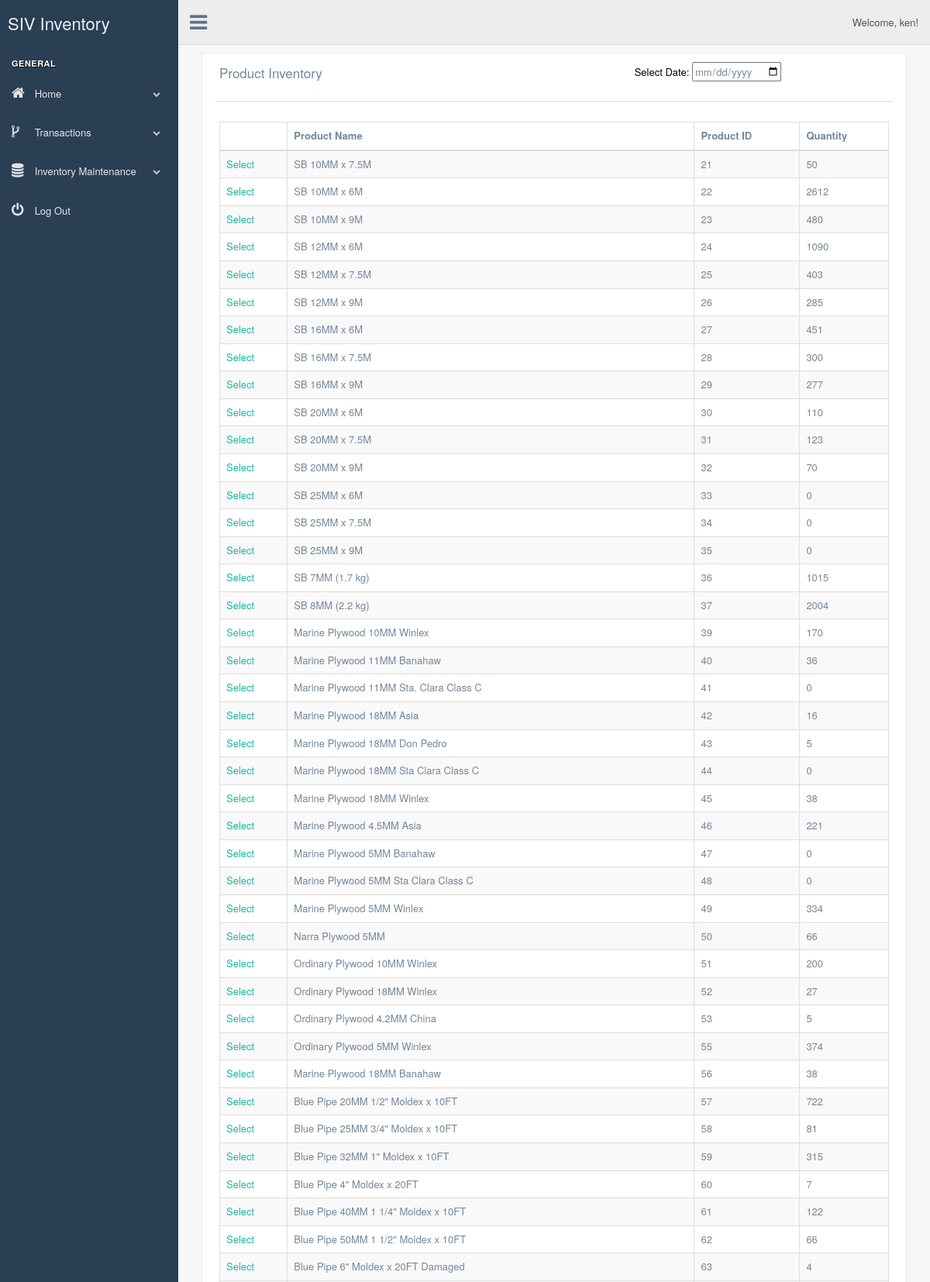
The app's page /production/stock-history-log.php (signed in, upper part) with its own data.
### tables this page shows
CREATE TABLE `products` (
  `id` int(11) NOT NULL,
  `productName` varchar(255) DEFAULT NULL,
  `productCategory` varchar(255) DEFAULT NULL,
  `productQuantity` decimal(10,0) NOT NULL,
  `productPrice` decimal(18,2) DEFAULT NULL,
  `counts` varchar(20) NOT NULL
);

### production/stock-history-log.php (the view, shortened to what this page needs)
<?php
	include 'db/dbh.php';
	include 'top-template.php';
  $query = "SELECT * FROM products";
  $result = $db->query($query);
?>
<div class="col-md-12 col-sm-12 col-xs-12">
    <div class="x_panel">
      <div class="x_title">
        <h2>Product Inventory</small></h2>
        <form action="daily-trans.php" method="POST">
        <span style='color: black'>Select Date: </span><input type='date' name='date' required /><br><br>
      </div>
      <div class="x_content">
        <table id="datatable-checkbox" class="table table-striped table-bordered bulk_action">
          <thead>
            <tr>
              <th></th>
              <th>Product Name</th>
              <th>Product ID</th>
              <th>Quantity</th>
            </tr>
          </thead>
          <tbody>
          <?php while($row = $result->fetch_assoc()): ?>
            <tr>
              <td>
							 <a class="green" href="stock-history-log-form.php?id=<?php echo $row['id']?>">Select</a>
						  </td>
              <td><?php echo $row['productName']; ?></td>
              <td><?php echo $row['id']; ?></td>
              <td><?php echo $row['productQuantity']; ?></td>
            </tr>
          <?php endwhile;?>
          </tbody>
        </table>
      </div>
    </div>
  </div>
<?php
	include 'bottom-template.php';
?>

### records on screen
products: productName "SB 10MM x 7.5M", id "21", productQuantity "50"
products: productName "SB 10MM x 6M", id "22", productQuantity "2612"
products: productName "SB 10MM x 9M", id "23", productQuantity "480"
products: productName "SB 12MM x 6M", id "24", productQuantity "1090"
products: productName "SB 12MM x 7.5M", id "25", productQuantity "403"
products: productName "SB 12MM x 9M", id "26", productQuantity "285"
products: productName "SB 16MM x 6M", id "27", productQuantity "451"
products: productName "SB 16MM x 7.5M", id "28", productQuantity "300"
products: productName "SB 16MM x 9M", id "29", productQuantity "277"
products: productName "SB 20MM x 6M", id "30", productQuantity "110"
products: productName "SB 20MM x 7.5M", id "31", productQuantity "123"
products: productName "SB 20MM x 9M", id "32", productQuantity "70"
products: productName "SB 25MM x 6M", id "33", productQuantity "0"
products: productName "SB 25MM x 7.5M", id "34", productQuantity "0"
products: productName "SB 25MM x 9M", id "35", productQuantity "0"
products: productName "SB 7MM (1.7 kg)", id "36", productQuantity "1015"
products: productName "SB 8MM (2.2 kg)", id "37", productQuantity "2004"
products: productName "Marine Plywood 10MM Winlex", id "39", productQuantity "170"
products: productName "Marine Plywood 11MM Banahaw", id "40", productQuantity "36"
products: productName "Marine Plywood 11MM Sta. Clara Class C", id "41", productQuantity "0"
products: productName "Marine Plywood 18MM Asia", id "42", productQuantity "16"
products: productName "Marine Plywood 18MM Don Pedro", id "43", productQuantity "5"
products: productName "Marine Plywood 18MM Sta Clara Class C", id "44", productQuantity "0"
products: productName "Marine Plywood 18MM Winlex", id "45", productQuantity "38"
products: productName "Marine Plywood 4.5MM Asia", id "46", productQuantity "221"
products: productName "Marine Plywood 5MM Banahaw", id "47", productQuantity "0"
products: productName "Marine Plywood 5MM Sta Clara Class C", id "48", productQuantity "0"
products: productName "Marine Plywood 5MM Winlex", id "49", productQuantity "334"
products: productName "Narra Plywood 5MM", id "50", productQuantity "66"
products: productName "Ordinary Plywood 10MM Winlex", id "51", productQuantity "200"
products: productName "Ordinary Plywood 18MM Winlex", id "52", productQuantity "27"
products: productName "Ordinary Plywood 4.2MM China", id "53", productQuantity "5"
products: productName "Ordinary Plywood 5MM Winlex", id "55", productQuantity "374"
products: productName "Marine Plywood 18MM Banahaw", id "56", productQuantity "38"
products: productName "Blue Pipe 20MM 1/2\" Moldex x 10FT", id "57", productQuantity "722"
products: productName "Blue Pipe 25MM 3/4\" Moldex x 10FT", id "58", productQuantity "81"
products: productName "Blue Pipe 32MM 1\" Moldex x 10FT", id "59", productQuantity "315"
products: productName "Blue Pipe 4\" Moldex x 20FT", id "60", productQuantity "7"
products: productName "Blue Pipe 40MM 1 1/4\" Moldex x 10FT", id "61", productQuantity "122"
products: productName "Blue Pipe 50MM 1 1/2\" Moldex x 10FT", id "62", productQuantity "66"
products: productName "Blue Pipe 6\" Moldex x 20FT Damaged", id "63", productQuantity "4"

### other values on screen
$_SESSION['user'] "ken"
